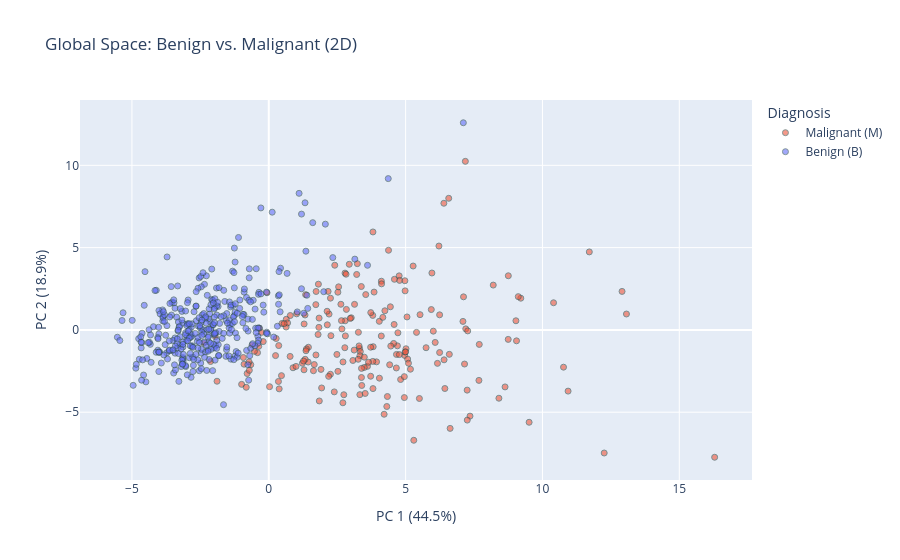

Notebook code cell kept with this figure:
### Code cell
# VISUALIZE: Global Space 2D
fig_global = px.scatter(
    df_global_pca, x='pca1', y='pca2', color='Diagnosis',
    color_discrete_map={'Malignant (M)': '#ef553b', 'Benign (B)': '#636efa'},
    title='Global Space: Benign vs. Malignant (2D)',
    labels={'pca1': f'PC 1 ({var_global[0]*100:.1f}%)', 'pca2': f'PC 2 ({var_global[1]*100:.1f}%)'},
    opacity=0.6
)
fig_global.update_traces(marker=dict(size=6, line=dict(width=1, color='DarkSlateGrey')))
fig_global.show()

### Figure 1 — Plotly figure (JSON) as saved in the notebook; plotly's stock layout.template omitted (floating-point values rounded to 4 significant figures; data arrays with more than 128 entries replaced by an {"elided": "..."} marker saying what was removed)
{"data": [{"hovertemplate": "Diagnosis=Malignant (M)<br>PC 1 (44.5%)=%{x}<br>PC 2 (18.9%)=%{y}<extra></extra>", "legendgroup": "Malignant (M)", "marker": {"color": "#ef553b", "line": {"color": "DarkSlateGrey", "width": 1}, "opacity": 0.6, "size": 6, "symbol": "circle"}, "mode": "markers", "name": "Malignant (M)", "orientation": "v", "showlegend": true, "type": "scatter", "x": {"elided": "207 float values"}, "xaxis": "x", "y": {"elided": "207 float values"}, "yaxis": "y"}, {"hovertemplate": "Diagnosis=Benign (B)<br>PC 1 (44.5%)=%{x}<br>PC 2 (18.9%)=%{y}<extra></extra>", "legendgroup": "Benign (B)", "marker": {"color": "#636efa", "line": {"color": "DarkSlateGrey", "width": 1}, "opacity": 0.6, "size": 6, "symbol": "circle"}, "mode": "markers", "name": "Benign (B)", "orientation": "v", "showlegend": true, "type": "scatter", "x": {"elided": "352 float values"}, "xaxis": "x", "y": {"elided": "352 float values"}, "yaxis": "y"}], "layout": {"legend": {"title": {"text": "Diagnosis"}, "tracegroupgap": 0}, "title": {"text": "Global Space: Benign vs. Malignant (2D)"}, "xaxis": {"anchor": "y", "domain": [0, 1], "title": {"text": "PC 1 (44.5%)"}}, "yaxis": {"anchor": "x", "domain": [0, 1], "title": {"text": "PC 2 (18.9%)"}}}}
